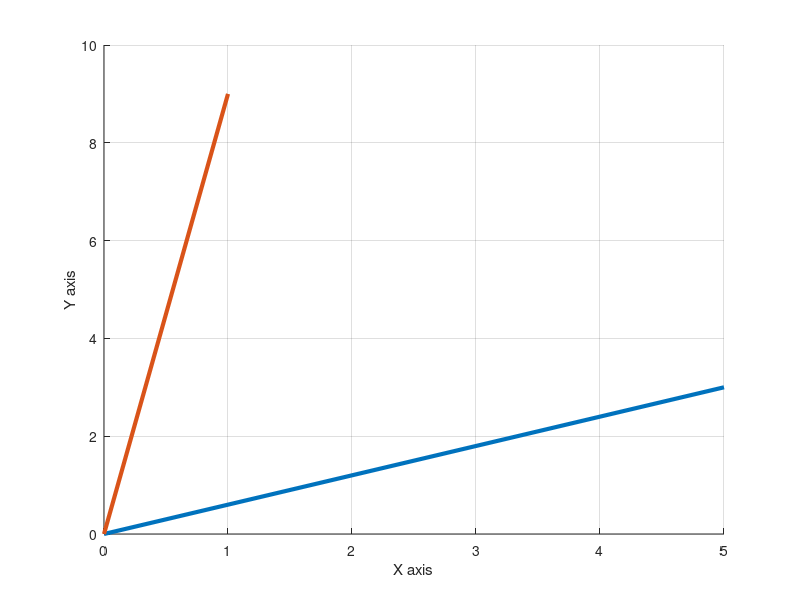

Write the MATLAB code that produced this figure.
a = randi([1, 10], 1, 2);
b = randi([1, 10], 1, 2);

aLen = (a(1)^2 + a(2)^2)^0.5;
bLen = (b(1)^2 + b(2)^2)^0.5;

cos_angle = (a(1)*b(1) + a(2)*b(2)) / ((a(1)^2 + a(2)^2)^0.5 * (b(1)^2 + b(2)^2)^0.5);
sin_angle = (1 - cos_angle^2)^0.5;

ScPr = aLen * bLen * cos_angle;
disp("Scalar prod: "); disp(ScPr);

cLen = aLen * bLen * sin_angle;

disp("Vector prod: "); disp(cLen);

hold on; grid on; xlabel('X axis'); ylabel('Y axis'); zlabel('Z axis'); 
plot([0 a(1)], [0 a(2)], 'linewidth', 3);
plot([0 b(1)], [0 b(2)], 'linewidth', 3);
plot3([0 0], [0 0], [0 cLen], 'linewidth', 3);